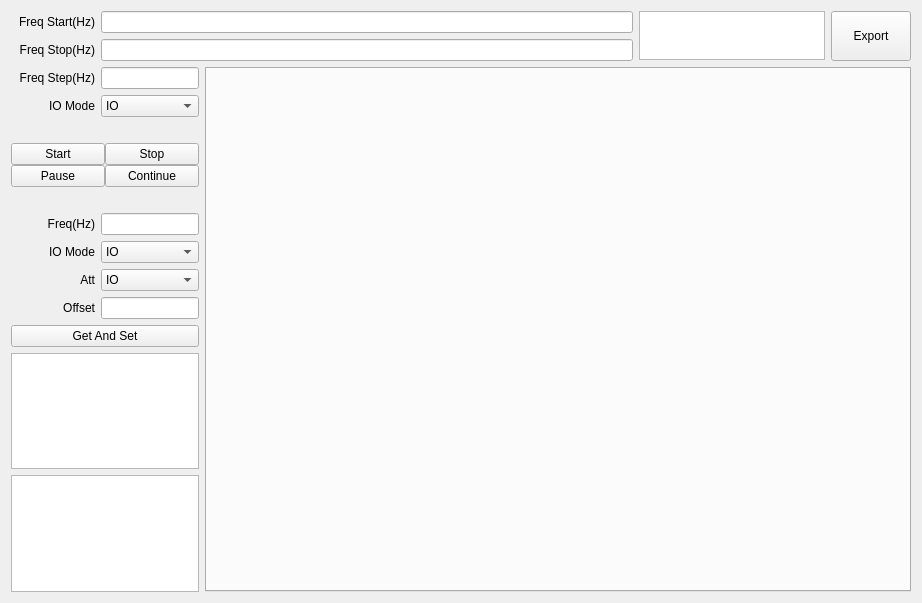
<?xml version="1.0" encoding="UTF-8"?>
<ui version="4.0">
 <class>QCalR1CRxAttDlg</class>
 <widget class="QWidget" name="QCalR1CRxAttDlg">
  <property name="geometry">
   <rect>
    <x>0</x>
    <y>0</y>
    <width>922</width>
    <height>603</height>
   </rect>
  </property>
  <property name="windowTitle">
   <string>Form</string>
  </property>
  <layout class="QVBoxLayout" name="verticalLayout_2" stretch="0,1">
   <item>
    <layout class="QHBoxLayout" name="horizontalLayout1" stretch="10,3,1">
     <item>
      <layout class="QVBoxLayout" name="verticalLayoutFreqStarStop">
       <item>
        <layout class="QHBoxLayout" name="horizontalLayoutFreqStar">
         <item>
          <widget class="QLabel" name="labelFreqStar">
           <property name="sizePolicy">
            <sizepolicy hsizetype="Fixed" vsizetype="Fixed">
             <horstretch>0</horstretch>
             <verstretch>0</verstretch>
            </sizepolicy>
           </property>
           <property name="minimumSize">
            <size>
             <width>84</width>
             <height>16</height>
            </size>
           </property>
           <property name="text">
            <string>Freq Start(Hz)</string>
           </property>
           <property name="alignment">
            <set>Qt::AlignRight|Qt::AlignTrailing|Qt::AlignVCenter</set>
           </property>
           <property name="buddy">
            <cstring>lineEditFreqStar</cstring>
           </property>
          </widget>
         </item>
         <item>
          <widget class="QLineEdit" name="lineEditFreqStar"/>
         </item>
        </layout>
       </item>
       <item>
        <layout class="QHBoxLayout" name="horizontalLayoutFreqStop">
         <item>
          <widget class="QLabel" name="labelFreqStop">
           <property name="sizePolicy">
            <sizepolicy hsizetype="Fixed" vsizetype="Fixed">
             <horstretch>0</horstretch>
             <verstretch>0</verstretch>
            </sizepolicy>
           </property>
           <property name="minimumSize">
            <size>
             <width>84</width>
             <height>16</height>
            </size>
           </property>
           <property name="text">
            <string>Freq Stop(Hz)</string>
           </property>
           <property name="alignment">
            <set>Qt::AlignRight|Qt::AlignTrailing|Qt::AlignVCenter</set>
           </property>
           <property name="buddy">
            <cstring>lineEditFreqStop</cstring>
           </property>
          </widget>
         </item>
         <item>
          <widget class="QLineEdit" name="lineEditFreqStop"/>
         </item>
        </layout>
       </item>
      </layout>
     </item>
     <item>
      <widget class="QTextEdit" name="textEditPath">
       <property name="sizePolicy">
        <sizepolicy hsizetype="Expanding" vsizetype="Fixed">
         <horstretch>0</horstretch>
         <verstretch>0</verstretch>
        </sizepolicy>
       </property>
       <property name="maximumSize">
        <size>
         <width>16777215</width>
         <height>49</height>
        </size>
       </property>
       <property name="readOnly">
        <bool>true</bool>
       </property>
      </widget>
     </item>
     <item>
      <widget class="QPushButton" name="pushButtonExport">
       <property name="sizePolicy">
        <sizepolicy hsizetype="Expanding" vsizetype="Expanding">
         <horstretch>0</horstretch>
         <verstretch>0</verstretch>
        </sizepolicy>
       </property>
       <property name="text">
        <string>Export</string>
       </property>
      </widget>
     </item>
    </layout>
   </item>
   <item>
    <layout class="QHBoxLayout" name="horizontalLayout" stretch="1,10">
     <item>
      <layout class="QVBoxLayout" name="verticalLayout">
       <item>
        <layout class="QHBoxLayout" name="horizontalLayoutFreqStep">
         <item>
          <widget class="QLabel" name="labelFreqStep">
           <property name="sizePolicy">
            <sizepolicy hsizetype="Fixed" vsizetype="Fixed">
             <horstretch>0</horstretch>
             <verstretch>0</verstretch>
            </sizepolicy>
           </property>
           <property name="minimumSize">
            <size>
             <width>84</width>
             <height>16</height>
            </size>
           </property>
           <property name="text">
            <string>Freq Step(Hz)</string>
           </property>
           <property name="alignment">
            <set>Qt::AlignRight|Qt::AlignTrailing|Qt::AlignVCenter</set>
           </property>
           <property name="buddy">
            <cstring>lineEditFreqStep</cstring>
           </property>
          </widget>
         </item>
         <item>
          <widget class="QLineEdit" name="lineEditFreqStep">
           <property name="sizePolicy">
            <sizepolicy hsizetype="Expanding" vsizetype="Fixed">
             <horstretch>0</horstretch>
             <verstretch>0</verstretch>
            </sizepolicy>
           </property>
           <property name="readOnly">
            <bool>true</bool>
           </property>
          </widget>
         </item>
        </layout>
       </item>
       <item>
        <layout class="QHBoxLayout" name="horizontalLayoutRefMethod_2" stretch="0,0">
         <item>
          <widget class="QLabel" name="labelCalIOMode">
           <property name="sizePolicy">
            <sizepolicy hsizetype="Fixed" vsizetype="Fixed">
             <horstretch>0</horstretch>
             <verstretch>0</verstretch>
            </sizepolicy>
           </property>
           <property name="minimumSize">
            <size>
             <width>84</width>
             <height>16</height>
            </size>
           </property>
           <property name="text">
            <string>IO Mode</string>
           </property>
           <property name="alignment">
            <set>Qt::AlignRight|Qt::AlignTrailing|Qt::AlignVCenter</set>
           </property>
           <property name="buddy">
            <cstring>lineEditFreqStep</cstring>
           </property>
          </widget>
         </item>
         <item>
          <widget class="QComboBox" name="comboBoxCalIOMode">
           <item>
            <property name="text">
             <string>IO</string>
            </property>
           </item>
           <item>
            <property name="text">
             <string>OUTPUT</string>
            </property>
           </item>
           <item>
            <property name="text">
             <string>IO+OUTPUT</string>
            </property>
           </item>
          </widget>
         </item>
        </layout>
       </item>
       <item>
        <spacer name="verticalSpacer1">
         <property name="orientation">
          <enum>Qt::Vertical</enum>
         </property>
         <property name="sizeType">
          <enum>QSizePolicy::Fixed</enum>
         </property>
         <property name="sizeHint" stdset="0">
          <size>
           <width>20</width>
           <height>20</height>
          </size>
         </property>
        </spacer>
       </item>
       <item>
        <layout class="QHBoxLayout" name="horizontalLayoutThreadCtrl">
         <property name="spacing">
          <number>0</number>
         </property>
         <item>
          <layout class="QVBoxLayout" name="verticalLayoutStarPaus">
           <property name="spacing">
            <number>0</number>
           </property>
           <item>
            <widget class="QPushButton" name="pushButtonStar">
             <property name="sizePolicy">
              <sizepolicy hsizetype="Expanding" vsizetype="Fixed">
               <horstretch>0</horstretch>
               <verstretch>0</verstretch>
              </sizepolicy>
             </property>
             <property name="text">
              <string>Start</string>
             </property>
            </widget>
           </item>
           <item>
            <widget class="QPushButton" name="pushButtonPaus">
             <property name="sizePolicy">
              <sizepolicy hsizetype="Expanding" vsizetype="Fixed">
               <horstretch>0</horstretch>
               <verstretch>0</verstretch>
              </sizepolicy>
             </property>
             <property name="text">
              <string>Pause</string>
             </property>
            </widget>
           </item>
          </layout>
         </item>
         <item>
          <layout class="QVBoxLayout" name="verticalLayoutStopCont">
           <property name="spacing">
            <number>0</number>
           </property>
           <item>
            <widget class="QPushButton" name="pushButtonStop">
             <property name="sizePolicy">
              <sizepolicy hsizetype="Expanding" vsizetype="Fixed">
               <horstretch>0</horstretch>
               <verstretch>0</verstretch>
              </sizepolicy>
             </property>
             <property name="text">
              <string>Stop</string>
             </property>
            </widget>
           </item>
           <item>
            <widget class="QPushButton" name="pushButtonCont">
             <property name="sizePolicy">
              <sizepolicy hsizetype="Expanding" vsizetype="Fixed">
               <horstretch>0</horstretch>
               <verstretch>0</verstretch>
              </sizepolicy>
             </property>
             <property name="text">
              <string>Continue</string>
             </property>
            </widget>
           </item>
          </layout>
         </item>
        </layout>
       </item>
       <item>
        <spacer name="verticalSpacer2">
         <property name="orientation">
          <enum>Qt::Vertical</enum>
         </property>
         <property name="sizeType">
          <enum>QSizePolicy::Fixed</enum>
         </property>
         <property name="sizeHint" stdset="0">
          <size>
           <width>20</width>
           <height>20</height>
          </size>
         </property>
        </spacer>
       </item>
       <item>
        <layout class="QHBoxLayout" name="horizontalLayoutFreq">
         <item>
          <widget class="QLabel" name="labelFreq">
           <property name="sizePolicy">
            <sizepolicy hsizetype="Fixed" vsizetype="Fixed">
             <horstretch>0</horstretch>
             <verstretch>0</verstretch>
            </sizepolicy>
           </property>
           <property name="minimumSize">
            <size>
             <width>84</width>
             <height>16</height>
            </size>
           </property>
           <property name="text">
            <string>Freq(Hz)</string>
           </property>
           <property name="alignment">
            <set>Qt::AlignRight|Qt::AlignTrailing|Qt::AlignVCenter</set>
           </property>
           <property name="buddy">
            <cstring>lineEditFreq</cstring>
           </property>
          </widget>
         </item>
         <item>
          <widget class="QLineEdit" name="lineEditFreq">
           <property name="sizePolicy">
            <sizepolicy hsizetype="Expanding" vsizetype="Fixed">
             <horstretch>0</horstretch>
             <verstretch>0</verstretch>
            </sizepolicy>
           </property>
          </widget>
         </item>
        </layout>
       </item>
       <item>
        <layout class="QHBoxLayout" name="horizontalLayoutDC_Q_2">
         <item>
          <widget class="QLabel" name="labelIOMode">
           <property name="sizePolicy">
            <sizepolicy hsizetype="Fixed" vsizetype="Fixed">
             <horstretch>0</horstretch>
             <verstretch>0</verstretch>
            </sizepolicy>
           </property>
           <property name="minimumSize">
            <size>
             <width>84</width>
             <height>16</height>
            </size>
           </property>
           <property name="text">
            <string>IO Mode</string>
           </property>
           <property name="alignment">
            <set>Qt::AlignRight|Qt::AlignTrailing|Qt::AlignVCenter</set>
           </property>
          </widget>
         </item>
         <item>
          <widget class="QComboBox" name="comboBoxIOMode">
           <item>
            <property name="text">
             <string>IO</string>
            </property>
           </item>
           <item>
            <property name="text">
             <string>OUTPUT</string>
            </property>
           </item>
          </widget>
         </item>
        </layout>
       </item>
       <item>
        <layout class="QHBoxLayout" name="horizontalLayoutDC_I">
         <item>
          <widget class="QLabel" name="labelAtt">
           <property name="sizePolicy">
            <sizepolicy hsizetype="Fixed" vsizetype="Fixed">
             <horstretch>0</horstretch>
             <verstretch>0</verstretch>
            </sizepolicy>
           </property>
           <property name="minimumSize">
            <size>
             <width>84</width>
             <height>16</height>
            </size>
           </property>
           <property name="text">
            <string>Att</string>
           </property>
           <property name="alignment">
            <set>Qt::AlignRight|Qt::AlignTrailing|Qt::AlignVCenter</set>
           </property>
          </widget>
         </item>
         <item>
          <widget class="QComboBox" name="comboBoxAtt">
           <item>
            <property name="text">
             <string>IO</string>
            </property>
           </item>
           <item>
            <property name="text">
             <string>OUTPUT</string>
            </property>
           </item>
          </widget>
         </item>
        </layout>
       </item>
       <item>
        <layout class="QHBoxLayout" name="horizontalLayoutFreq_2">
         <item>
          <widget class="QLabel" name="labelOffset">
           <property name="sizePolicy">
            <sizepolicy hsizetype="Fixed" vsizetype="Fixed">
             <horstretch>0</horstretch>
             <verstretch>0</verstretch>
            </sizepolicy>
           </property>
           <property name="minimumSize">
            <size>
             <width>84</width>
             <height>16</height>
            </size>
           </property>
           <property name="text">
            <string>Offset</string>
           </property>
           <property name="alignment">
            <set>Qt::AlignRight|Qt::AlignTrailing|Qt::AlignVCenter</set>
           </property>
           <property name="buddy">
            <cstring>lineEditFreq</cstring>
           </property>
          </widget>
         </item>
         <item>
          <widget class="QLineEdit" name="lineEditOffset">
           <property name="sizePolicy">
            <sizepolicy hsizetype="Expanding" vsizetype="Fixed">
             <horstretch>0</horstretch>
             <verstretch>0</verstretch>
            </sizepolicy>
           </property>
          </widget>
         </item>
        </layout>
       </item>
       <item>
        <widget class="QPushButton" name="pushButtonGetSet">
         <property name="sizePolicy">
          <sizepolicy hsizetype="Expanding" vsizetype="Fixed">
           <horstretch>0</horstretch>
           <verstretch>0</verstretch>
          </sizepolicy>
         </property>
         <property name="text">
          <string>Get And Set</string>
         </property>
        </widget>
       </item>
       <item>
        <widget class="QTableView" name="tableViewAttOP"/>
       </item>
       <item>
        <widget class="QTableView" name="tableViewAttIO"/>
       </item>
      </layout>
     </item>
     <item>
      <widget class="QCalR1CRxAttTabWidget" name="tabWidget"/>
     </item>
    </layout>
   </item>
  </layout>
 </widget>
 <customwidgets>
  <customwidget>
   <class>QCalR1CRxAttTabWidget</class>
   <extends>QTabWidget</extends>
   <header>qcalr1crxatttabwidget.h</header>
   <container>1</container>
  </customwidget>
 </customwidgets>
 <resources/>
 <connections/>
</ui>
